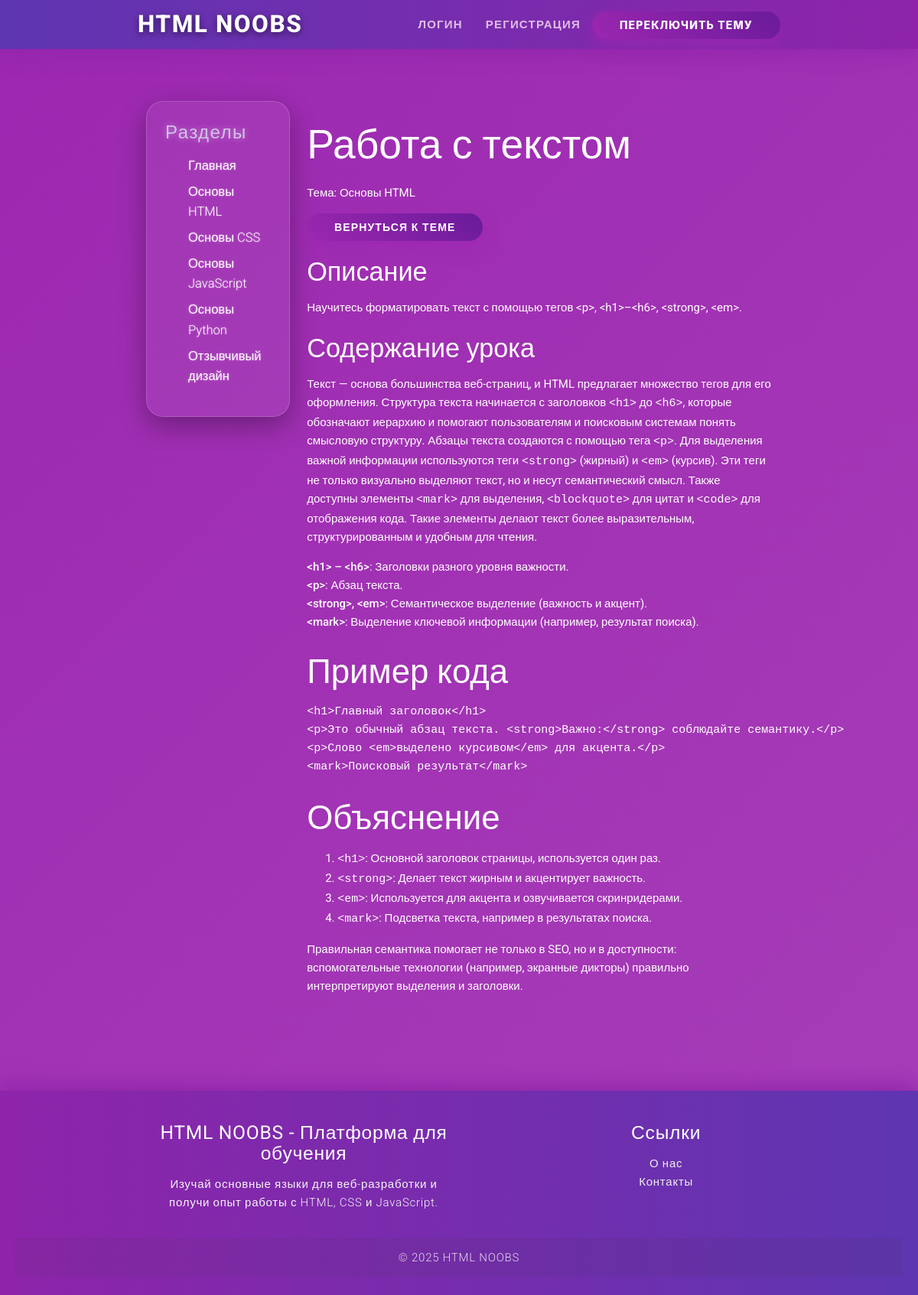
The app's page /lesson/4 with its own data.
### app.py (models this page shows)
class Lesson(db.Model):
    id = db.Column(db.Integer, primary_key=True)
    title = db.Column(db.String(100), nullable=False)
    description = db.Column(db.Text, nullable=False)
    content = db.Column(db.Text, nullable=False)  # Поле для обучающей информации
    topic_id = db.Column(db.Integer, db.ForeignKey('topic.id'), nullable=False)

class Topic(db.Model):
    id = db.Column(db.Integer, primary_key=True)
    title = db.Column(db.String(100), nullable=False)
    content = db.Column(db.Text, nullable=False)
    lessons = db.relationship('Lesson', backref='topic', lazy=True)
    comments = db.relationship('Comment', backref='topic', lazy=True)

### app.py (the view)
@app.route('/lesson/<int:lesson_id>')
def lesson(lesson_id):
    lesson = Lesson.query.get_or_404(lesson_id)
    topic = Topic.query.get(lesson.topic_id)
    return render_template('lesson.html', lesson=lesson, topic=topic)

### templates/lesson.html
{% extends 'base.html' %}
{% block content %}
    <h2>{{ lesson.title }}</h2>
    <p>Тема: {{ topic.title }}</p>
    <p><a href="{{ url_for('topic', topic_id=topic.id) }}" class="btn blue">Вернуться к теме</a></p>
    <h4>Описание</h4>
    <p>{{ lesson.description }}</p>
    <h4>Содержание урока</h4>
    <div class="lesson-content">
        {{ lesson.content | safe }}
    </div>
{% endblock %}

### static/css/style.css (style rules this page uses)
body { font-family: 'Roboto', sans-serif; background: linear-gradient(135deg, #9c27b0, #ab47bc, #8e24aa, #7b1fa2); background-size: 400% 400%; min-height: 100vh; color: #ffffff; line-height: 1.6; overflow-x: hidden; -webkit-font-smoothing: antialiased; -moz-osx-font-smoothing: grayscale; animation: bgGradient 15s ease infinite; }
.btn.blue { position: relative; background: linear-gradient(45deg, #9c27b0, #6a1b9a); box-shadow: 0 8px 22px rgba(156, 39, 176, 0.8); border-radius: 40px; padding: 0 36px; font-weight: 800; letter-spacing: 0.08em; overflow: hidden; transition: background 0.5s ease, box-shadow 0.5s ease, transform 0.3s ease; cursor: pointer; will-change: transform, box-shadow; user-select: none; outline: none; }
.btn.blue::before { content: ""; position: absolute; border-radius: 50%; background: rgba(255, 255, 255, 0.35); width: 120%; height: 120%; top: 50%; left: 50%; transform: translate(-50%, -50%) scale(0); opacity: 0; transition: transform 0.6s ease, opacity 0.6s ease; pointer-events: none; filter: blur(8px); z-index: 1; }

### records on screen
Lesson: title "Работа с текстом", description "Научитесь форматировать текст с помощью тегов <p>, <h1>–<h6>, <strong>, <em>.", content "Текст — основа большинства веб-страниц, и HTML предлагает множество тегов для его оформления. Структура текста начинается с заголовков <h1> до <h6> , которые обозначают иерархию и помогают пользователям и поисковым системам понять смысловую структуру. Абзацы текста создаются с помощью тега <p> . Для выделения важной информации используются теги <strong> (жирный) и <em> (курсив). Эти теги не только визуально выделяют текст, но и несут семантический смысл. Также доступны элементы <mark> для выделения, <blockquote> для цитат и <code> для отображения кода. Такие элементы делают текст более выразительным, структурированным и удобным для чтения. <h1> – <h6> : Заголовки разного уровня важности.…"
Topic: title "Основы HTML"
